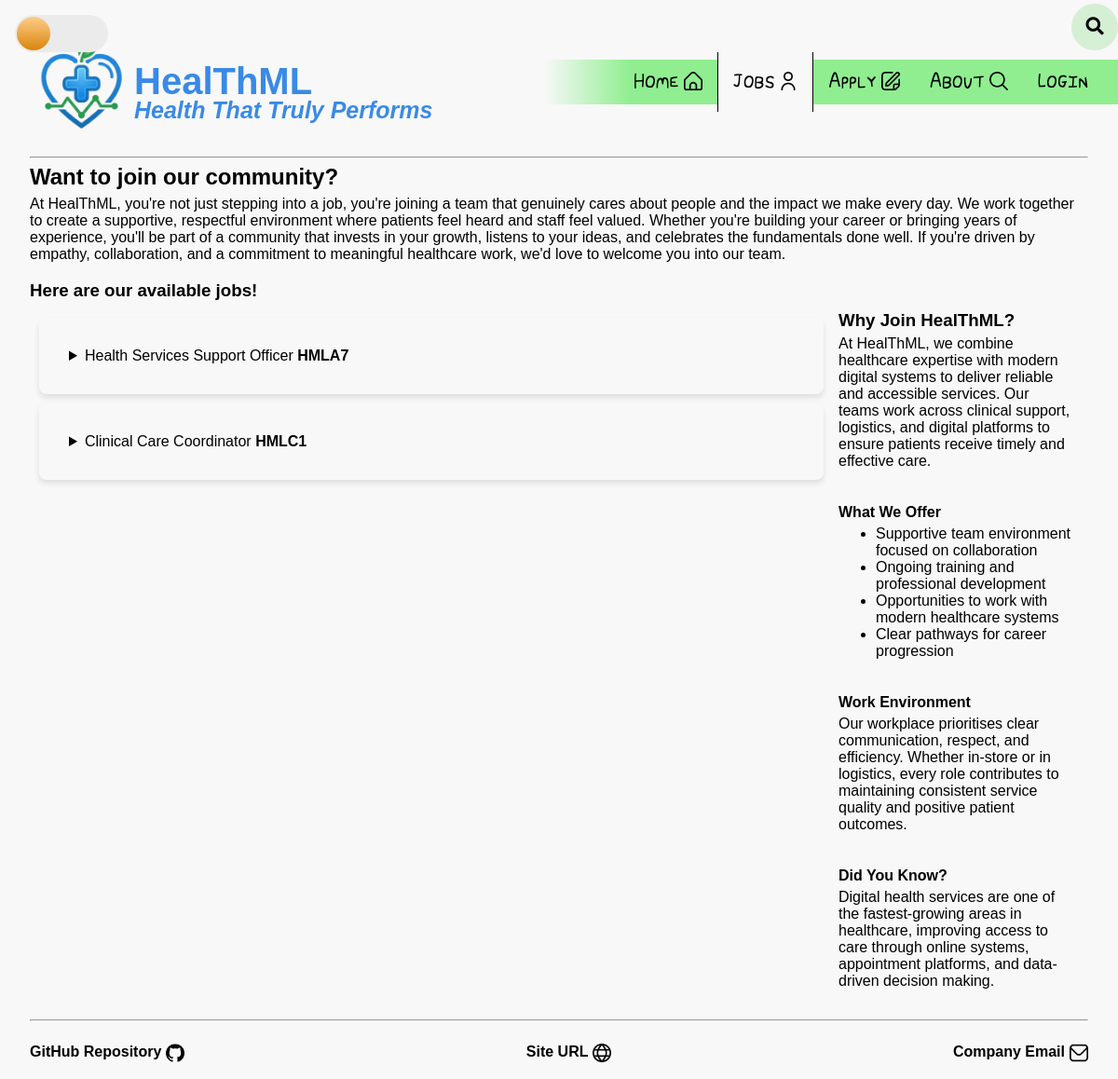
Page /jobs/index.php on the committed database.
### tables this page shows
CREATE TABLE `jobs` (
  `ref_num` varchar(5) NOT NULL,
  `job_title` varchar(50) NOT NULL,
  `job_desc` varchar(200) NOT NULL,
  `salary` varchar(100) NOT NULL,
  `chain_command` varchar(200) NOT NULL,
  `resp` varchar(500) NOT NULL,
  `ess_req` varchar(500) NOT NULL,
  `pre_req` varchar(500) NOT NULL
);

### jobs/index.php (the view, shortened to what this page needs)
<?php
    include '../include/header.inc';
?>
    <main id="main-content">
      <section>
        <h2>Want to join our community?</h2>
        <p>
          At HealThML, you're not just stepping into a job, you're joining a team that
          genuinely cares about people and the impact we make every day. We work together to
          create a supportive, respectful environment where patients feel heard and staff feel
          valued. Whether you're building your career or bringing years of experience, you'll
          be part of a community that invests in your growth, listens to your ideas, and
          celebrates the fundamentals done well. If you're driven by empathy, collaboration,
          and a commitment to meaningful healthcare work, we'd love to welcome you into our team.
        </p>
        <aside>
          <form method="get" action="../jobs/job_search.php" aria-label="Search for jobs">
            <label for="search">
              <i class="fa fa-search"></i>
            </label>
          </form>
          <h3>Why Join HealThML?</h3>
          <p>
            At HealThML, we combine healthcare expertise with modern digital systems to deliver reliable and
            accessible services. Our teams work across clinical support, logistics, and digital platforms to
            ensure patients receive timely and effective care.
          </p>
          <h4>What We Offer</h4>
          <ul>
            <li>Supportive team environment focused on collaboration</li>
            <li>Ongoing training and professional development</li>
            <li>Opportunities to work with modern healthcare systems</li>
            <li>Clear pathways for career progression</li>
          </ul>
          <h4>Work Environment</h4>
          <p>
            Our workplace prioritises clear communication, respect, and efficiency. Whether in-store or in
            logistics, every role contributes to maintaining consistent service quality and positive patient
            outcomes.
          </p>
          <h4>Did You Know?</h4>
          <p>
            Digital health services are one of the fastest-growing areas in healthcare, improving access to
            care through online systems, appointment platforms, and data-driven decision making.
          </p>
        </aside>
      </section>
      <h3>Here are our available jobs!</h3>
      <?php
      require_once "../settings.php";
      $conn = @mysqli_connect($host, $user, $pwd, $sql_db);
      if (!$conn) {
        echo "<p>Unable to connect to the database server.</p>"
        . "<p>Error code " . mysqli_connect_errno() . ": " . mysqli_connect_error() . "</p>";
        exit();
      }
      else {
        $sql = "SELECT * FROM jobs";
        $result = mysqli_query($conn, $sql);
        if (mysqli_num_rows($result) > 0) {
            while ($row = mysqli_fetch_assoc($result)) {
              echo "<section class='job-listing'>";
              echo "<details>";
              echo "<summary>
                      <span>" . $row['job_title'] .  " <a class='link-light'>" . $row['ref_num'] . "</a><a class='link-dark'>" . $row['ref_num'] . "</a></span>
                    </summary>";
              echo "<a href='../apply#light' class='link-light'>Apply Now!</a>
                    <a href='../apply#dark' class='link-dark'>Apply Now!</a>
                    <br>
                    </details>
                    </section>";
              }
        }
      }
      ?>
      <?php include '../include/footer.inc'; ?>

### styles/style.css (style rules this page uses)
* { transition: background-color 0.4s ease, color 0.4s ease, border-color 0.4s ease, box-shadow 0.4s ease; }
a { text-decoration: none !important; }
:root, :root:has(#main-light:target), :root:has(#light:target) { --bg: white; --text: black; --toggle-bg: #ebebeb; --gradient-bg1: #ffcc89; --gradient-bg2: #d8860b; --label-left: 2px; --primary-color: lime; --secondary-color: lightgray; --accent-color: lightgreen; --text-color: black; --link-color: #1E5128; --background-color: #f8f8f8; --button-color: #000000; --button-background-color: #ffffff; --button-hover-background-color: #cccccc; --search-color: #d5efd5; --table-color: black; --background-image: url("../images/img_background_light.svg"); }
*:not(.nav-style *) { box-sizing: border-box; }
a:not(.logo):not(.persistence-link):not(.skip-link):not(.link-dark) { display: inline-block !important; visibility: visible !important; opacity: 1 !important; }
main { view-transition-name: main-content; }
body { background-color: var(--background-color); color: var(--text-color); font-family: 'Arial', sans-serif; margin: 0; display: flex; height: 100%; box-sizing: border-box; }
html { height: 100%; }
a:not(.logo):not(.skip-link):not(.persistence-link) { position: relative; display: inline-block; text-decoration: none; color: var(--text); }
a:not(.logo):not(.nav-style *) { font-weight: bold; color: var(--link-color); }
a:not(.logo):not(.persistence-link):not(.skip-link)::after { content: ''; position: absolute; left: 0; right: 0; transform: scaleX(0); height: 2px; bottom: 0; background-color: var(--text-color); transform-origin: bottom right; transition: transform 0.25s ease-out; }
a:not(.logo):not(.nav-style *)::after { background-color: var(--link-color); }
a:not(.logo)::after { transition: background-color 0.4s ease; }
body { position: relative; background-color: var(--background-color); }

### styles/jobs_style.css (style rules this page uses)
section h3, section h4 { margin-bottom: 0; }
section p, section ul { margin-top: 5px; }
aside { display: flex; flex-direction: column; float: right; width: 25%; padding: 1rem; }
.job-listing { padding: 2rem; background-color: var(--background-color); color: var(--text-color); border-radius: 8px; box-shadow: 0 4px 6px rgba(0, 0, 0, 0.1); display: flex; margin: 10px; }
form { right: 0; position: absolute; top: 1.8em; transform: translateY(-50%); transition: width 1s; z-index: 5; width: 50px; height: 50px; background: var(--search-color); box-sizing: border-box; border-radius: 25px; border: 4px solid var(--search-color); }
label { transition: all 1s; }
.fa { box-sizing: border-box; padding: 10px; width: 42px; height: 42px; position: absolute; top: 0; right: 0; border-radius: 50%; color: var(--text); text-align: center; font-size: 1.2em; transition: all 1s; }

### include/header.inc (style rules this page uses)
h2 { line-height: 0px; }

### rows in the picture
jobs: job_title "Health Services Support Officer", ref_num "HMLA7"
jobs: job_title "Clinical Care Coordinator", ref_num "HMLC1"
